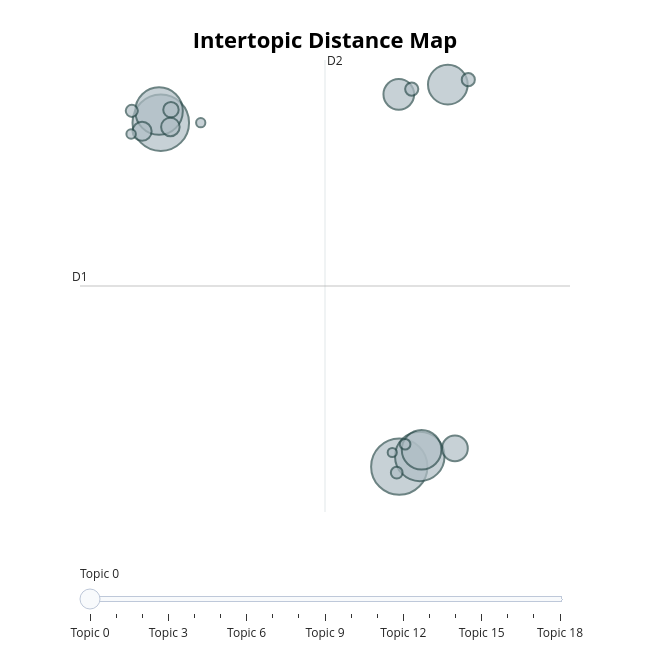

The notebook cell this image was saved under:
### Code cell
topic_model.visualize_topics()

### Figure 1 — Plotly figure (JSON) as saved in the notebook; plotly's stock layout.template omitted (floating-point values rounded to 4 significant figures)
{"data": [{"customdata": [[0, "مكان | place | جميل | park | حديقة", 1786], [1, "جدا | ممتاز | جميل | رائع | جيد", 1770], [2, "الله | mosque | god | الفندق | المكان", 1366], [3, "فندق | الفندق | hotel | جدا | نظيف", 1261], [4, "restaurant | food | delicious | excellent | best", 879], [5, "يحتاج | حلو | الى | تحتاج | اهتمام", 876], [6, "mall | سوق | market | shopping | one", 525], [7, "مغلق | سيء | جدا | سيئ | المكان", 369], [8, "هادئ | place | beautiful | peaceful | relax", 204], [9, "family | place | good | nice | للعائلات", 192], [10, "fish | price | السمك | market | fresh", 96], [11, "المياه | دورات | مياه | الحمامات | المياة", 133], [12, "parking | car | need | road | organization", 97], [13, "cinema | movie | غني | التعريف | like", 82], [14, "love | loved | falsefalse | place | tried", 63], [15, "نجوم | يستاهل | star | بطل | اللقاح", 47], [16, "الليل | night | time | الاضاءة | القلب", 50], [17, "الطائرة | حطام | طائرة | خلابه | أجواء", 48], [18, "يستحق | معلم | سياحي | الزياره | بأس", 77]], "hovertemplate": "<b>Topic %{customdata[0]}</b><br>%{customdata[1]}<br>Size: %{customdata[2]}", "legendgroup": "", "marker": {"color": "#B0BEC5", "line": {"color": "DarkSlateGrey", "width": 2}, "size": [1786, 1770, 1366, 1261, 879, 876, 525, 369, 204, 192, 96, 133, 97, 82, 63, 47, 50, 48, 77], "sizemode": "area", "sizeref": 1.116, "symbol": "circle"}, "mode": "markers", "name": "", "orientation": "v", "showlegend": false, "type": "scatter", "x": [5.489, 9.022, 9.326, 5.463, 9.741, 9.352, 9.015, 9.847, 5.212, 5.631, 10.04, 5.639, 9.206, 5.059, 9.108, 8.918, 5.049, 6.08, 8.984], "xaxis": "x", "y": [5.55, -16.16, -15.51, 6.283, 7.951, -15.09, 7.336, -15.01, 5.008, 5.282, 8.265, 6.372, 7.668, 6.295, -14.74, -15.26, 4.837, 5.547, -16.54], "yaxis": "y"}], "layout": {"annotations": [{"showarrow": false, "text": "D1", "x": 4.292, "y": -4.757, "yshift": 10}, {"showarrow": false, "text": "D2", "x": 7.921, "xshift": 10, "y": 9.504}], "height": 650, "hoverlabel": {"bgcolor": "white", "font": {"family": "Rockwell", "size": 16}}, "legend": {"itemsizing": "constant", "tracegroupgap": 0}, "margin": {"t": 60}, "shapes": [{"line": {"color": "#CFD8DC", "width": 2}, "type": "line", "x0": 7.921, "x1": 7.921, "y0": -19.02, "y1": 9.504}, {"line": {"color": "#9E9E9E", "width": 2}, "type": "line", "x0": 4.292, "x1": 11.55, "y0": -4.757, "y1": -4.757}], "sliders": [{"active": 0, "pad": {"t": 50}, "steps": [{"args": [{"marker.color": [["red", "#B0BEC5", "#B0BEC5", "#B0BEC5", "#B0BEC5", "#B0BEC5", "#B0BEC5", "#B0BEC5", "#B0BEC5", "#B0BEC5", "#B0BEC5", "#B0BEC5", "#B0BEC5", "#B0BEC5", "#B0BEC5", "#B0BEC5", "#B0BEC5", "#B0BEC5", "#B0BEC5"]]}], "label": "Topic 0", "method": "update"}, {"args": [{"marker.color": [["#B0BEC5", "red", "#B0BEC5", "#B0BEC5", "#B0BEC5", "#B0BEC5", "#B0BEC5", "#B0BEC5", "#B0BEC5", "#B0BEC5", "#B0BEC5", "#B0BEC5", "#B0BEC5", "#B0BEC5", "#B0BEC5", "#B0BEC5", "#B0BEC5", "#B0BEC5", "#B0BEC5"]]}], "label": "Topic 1", "method": "update"}, {"args": [{"marker.color": [["#B0BEC5", "#B0BEC5", "red", "#B0BEC5", "#B0BEC5", "#B0BEC5", "#B0BEC5", "#B0BEC5", "#B0BEC5", "#B0BEC5", "#B0BEC5", "#B0BEC5", "#B0BEC5", "#B0BEC5", "#B0BEC5", "#B0BEC5", "#B0BEC5", "#B0BEC5", "#B0BEC5"]]}], "label": "Topic 2", "method": "update"}, {"args": [{"marker.color": [["#B0BEC5", "#B0BEC5", "#B0BEC5", "red", "#B0BEC5", "#B0BEC5", "#B0BEC5", "#B0BEC5", "#B0BEC5", "#B0BEC5", "#B0BEC5", "#B0BEC5", "#B0BEC5", "#B0BEC5", "#B0BEC5", "#B0BEC5", "#B0BEC5", "#B0BEC5", "#B0BEC5"]]}], "label": "Topic 3", "method": "update"}, {"args": [{"marker.color": [["#B0BEC5", "#B0BEC5", "#B0BEC5", "#B0BEC5", "red", "#B0BEC5", "#B0BEC5", "#B0BEC5", "#B0BEC5", "#B0BEC5", "#B0BEC5", "#B0BEC5", "#B0BEC5", "#B0BEC5", "#B0BEC5", "#B0BEC5", "#B0BEC5", "#B0BEC5", "#B0BEC5"]]}], "label": "Topic 4", "method": "update"}, {"args": [{"marker.color": [["#B0BEC5", "#B0BEC5", "#B0BEC5", "#B0BEC5", "#B0BEC5", "red", "#B0BEC5", "#B0BEC5", "#B0BEC5", "#B0BEC5", "#B0BEC5", "#B0BEC5", "#B0BEC5", "#B0BEC5", "#B0BEC5", "#B0BEC5", "#B0BEC5", "#B0BEC5", "#B0BEC5"]]}], "label": "Topic 5", "method": "update"}, {"args": [{"marker.color": [["#B0BEC5", "#B0BEC5", "#B0BEC5", "#B0BEC5", "#B0BEC5", "#B0BEC5", "red", "#B0BEC5", "#B0BEC5", "#B0BEC5", "#B0BEC5", "#B0BEC5", "#B0BEC5", "#B0BEC5", "#B0BEC5", "#B0BEC5", "#B0BEC5", "#B0BEC5", "#B0BEC5"]]}], "label": "Topic 6", "method": "update"}, {"args": [{"marker.color": [["#B0BEC5", "#B0BEC5", "#B0BEC5", "#B0BEC5", "#B0BEC5", "#B0BEC5", "#B0BEC5", "red", "#B0BEC5", "#B0BEC5", "#B0BEC5", "#B0BEC5", "#B0BEC5", "#B0BEC5", "#B0BEC5", "#B0BEC5", "#B0BEC5", "#B0BEC5", "#B0BEC5"]]}], "label": "Topic 7", "method": "update"}, {"args": [{"marker.color": [["#B0BEC5", "#B0BEC5", "#B0BEC5", "#B0BEC5", "#B0BEC5", "#B0BEC5", "#B0BEC5", "#B0BEC5", "red", "#B0BEC5", "#B0BEC5", "#B0BEC5", "#B0BEC5", "#B0BEC5", "#B0BEC5", "#B0BEC5", "#B0BEC5", "#B0BEC5", "#B0BEC5"]]}], "label": "Topic 8", "method": "update"}, {"args": [{"marker.color": [["#B0BEC5", "#B0BEC5", "#B0BEC5", "#B0BEC5", "#B0BEC5", "#B0BEC5", "#B0BEC5", "#B0BEC5", "#B0BEC5", "red", "#B0BEC5", "#B0BEC5", "#B0BEC5", "#B0BEC5", "#B0BEC5", "#B0BEC5", "#B0BEC5", "#B0BEC5", "#B0BEC5"]]}], "label": "Topic 9", "method": "update"}, {"args": [{"marker.color": [["#B0BEC5", "#B0BEC5", "#B0BEC5", "#B0BEC5", "#B0BEC5", "#B0BEC5", "#B0BEC5", "#B0BEC5", "#B0BEC5", "#B0BEC5", "red", "#B0BEC5", "#B0BEC5", "#B0BEC5", "#B0BEC5", "#B0BEC5", "#B0BEC5", "#B0BEC5", "#B0BEC5"]]}], "label": "Topic 10", "method": "update"}, {"args": [{"marker.color": [["#B0BEC5", "#B0BEC5", "#B0BEC5", "#B0BEC5", "#B0BEC5", "#B0BEC5", "#B0BEC5", "#B0BEC5", "#B0BEC5", "#B0BEC5", "#B0BEC5", "red", "#B0BEC5", "#B0BEC5", "#B0BEC5", "#B0BEC5", "#B0BEC5", "#B0BEC5", "#B0BEC5"]]}], "label": "Topic 11", "method": "update"}, {"args": [{"marker.color": [["#B0BEC5", "#B0BEC5", "#B0BEC5", "#B0BEC5", "#B0BEC5", "#B0BEC5", "#B0BEC5", "#B0BEC5", "#B0BEC5", "#B0BEC5", "#B0BEC5", "#B0BEC5", "red", "#B0BEC5", "#B0BEC5", "#B0BEC5", "#B0BEC5", "#B0BEC5", "#B0BEC5"]]}], "label": "Topic 12", "method": "update"}, {"args": [{"marker.color": [["#B0BEC5", "#B0BEC5", "#B0BEC5", "#B0BEC5", "#B0BEC5", "#B0BEC5", "#B0BEC5", "#B0BEC5", "#B0BEC5", "#B0BEC5", "#B0BEC5", "#B0BEC5", "#B0BEC5", "red", "#B0BEC5", "#B0BEC5", "#B0BEC5", "#B0BEC5", "#B0BEC5"]]}], "label": "Topic 13", "method": "update"}, {"args": [{"marker.color": [["#B0BEC5", "#B0BEC5", "#B0BEC5", "#B0BEC5", "#B0BEC5", "#B0BEC5", "#B0BEC5", "#B0BEC5", "#B0BEC5", "#B0BEC5", "#B0BEC5", "#B0BEC5", "#B0BEC5", "#B0BEC5", "red", "#B0BEC5", "#B0BEC5", "#B0BEC5", "#B0BEC5"]]}], "label": "Topic 14", "method": "update"}, {"args": [{"marker.color": [["#B0BEC5", "#B0BEC5", "#B0BEC5", "#B0BEC5", "#B0BEC5", "#B0BEC5", "#B0BEC5", "#B0BEC5", "#B0BEC5", "#B0BEC5", "#B0BEC5", "#B0BEC5", "#B0BEC5", "#B0BEC5", "#B0BEC5", "red", "#B0BEC5", "#B0BEC5", "#B0BEC5"]]}], "label": "Topic 15", "method": "update"}, {"args": [{"marker.color": [["#B0BEC5", "#B0BEC5", "#B0BEC5", "#B0BEC5", "#B0BEC5", "#B0BEC5", "#B0BEC5", "#B0BEC5", "#B0BEC5", "#B0BEC5", "#B0BEC5", "#B0BEC5", "#B0BEC5", "#B0BEC5", "#B0BEC5", "#B0BEC5", "red", "#B0BEC5", "#B0BEC5"]]}], "label": "Topic 16", "method": "update"}, {"args": [{"marker.color": [["#B0BEC5", "#B0BEC5", "#B0BEC5", "#B0BEC5", "#B0BEC5", "#B0BEC5", "#B0BEC5", "#B0BEC5", "#B0BEC5", "#B0BEC5", "#B0BEC5", "#B0BEC5", "#B0BEC5", "#B0BEC5", "#B0BEC5", "#B0BEC5", "#B0BEC5", "red", "#B0BEC5"]]}], "label": "Topic 17", "method": "update"}, {"args": [{"marker.color": [["#B0BEC5", "#B0BEC5", "#B0BEC5", "#B0BEC5", "#B0BEC5", "#B0BEC5", "#B0BEC5", "#B0BEC5", "#B0BEC5", "#B0BEC5", "#B0BEC5", "#B0BEC5", "#B0BEC5", "#B0BEC5", "#B0BEC5", "#B0BEC5", "#B0BEC5", "#B0BEC5", "red"]]}], "label": "Topic 18", "method": "update"}]}], "title": {"font": {"color": "Black", "size": 22}, "text": "<b>Intertopic Distance Map</b>", "x": 0.5, "xanchor": "center", "y": 0.95, "yanchor": "top"}, "width": 650, "xaxis": {"anchor": "y", "domain": [0, 1], "range": [4.292, 11.55], "title": {"text": ""}, "visible": false}, "yaxis": {"anchor": "x", "domain": [0, 1], "range": [-19.02, 9.504], "title": {"text": ""}, "visible": false}}}
